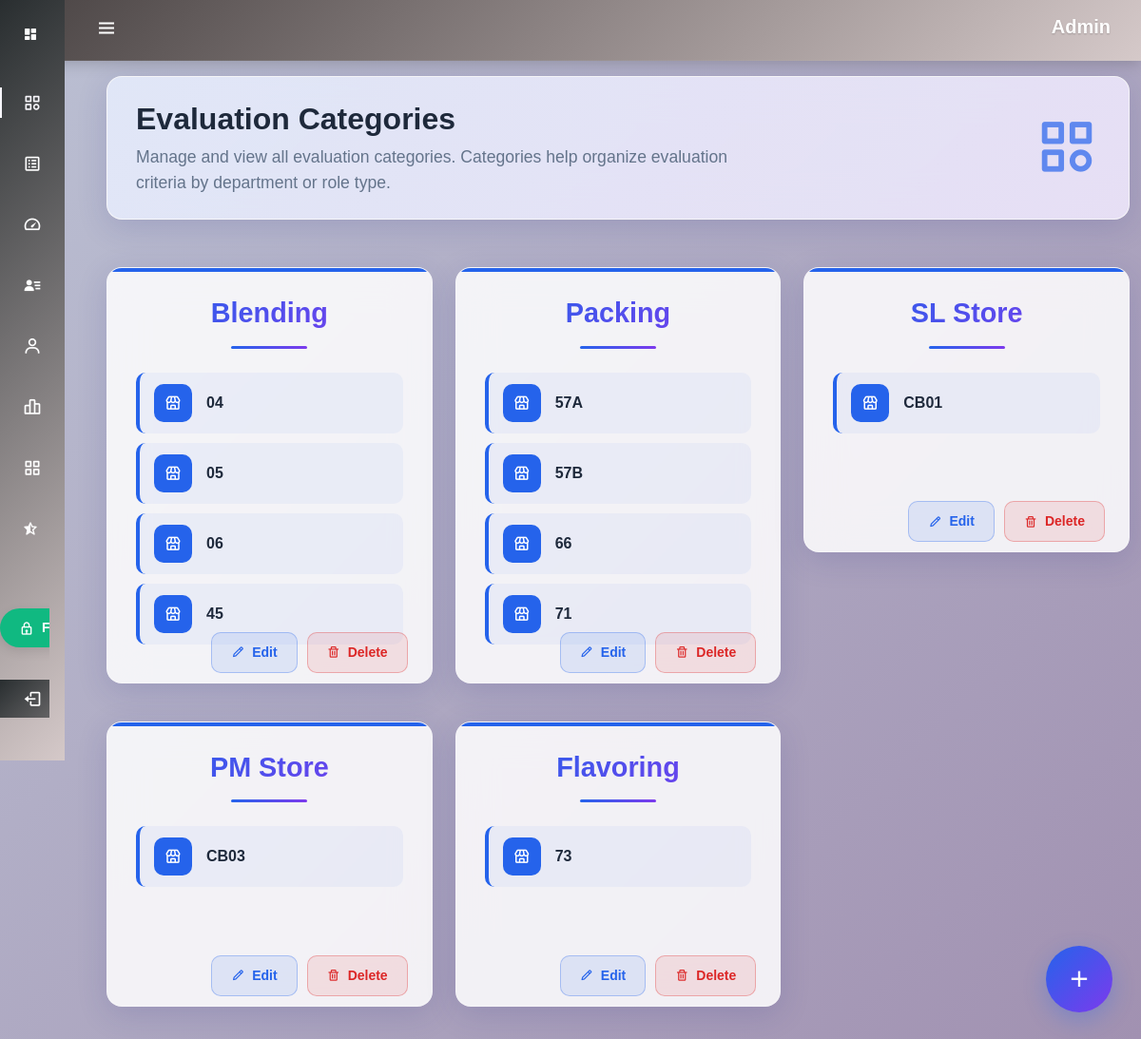
/Categories.php (signed in), run on the app's committed database.
### tables this page shows
CREATE TABLE `system_settings` (
  `id` int(11) NOT NULL DEFAULT 1,
  `evaluation_frozen` enum('0','1') DEFAULT '0',
  `created_at` timestamp NOT NULL DEFAULT current_timestamp(),
  `updated_at` timestamp NOT NULL DEFAULT current_timestamp() ON UPDATE current_timestamp()
);

CREATE TABLE `category` (
  `category_id` int(11) NOT NULL,
  `category_name` varchar(10) NOT NULL,
  `store_1` varchar(10) NOT NULL,
  `store_2` varchar(10) DEFAULT NULL,
  `store_3` varchar(10) DEFAULT NULL,
  `store_4` varchar(10) DEFAULT NULL,
  `store_5` varchar(10) DEFAULT NULL,
  `store_6` varchar(10) DEFAULT NULL
);

### Categories.php (the view, shortened to what this page needs)
<?php
include "config.php";
$freeze_query = "SELECT evaluation_frozen FROM system_settings WHERE id = 1";
$freeze_result = mysqli_query($conn, $freeze_query);
if ($freeze_result && mysqli_num_rows($freeze_result) > 0) {
    $freeze_data = mysqli_fetch_assoc($freeze_result);
    $is_frozen = $freeze_data['evaluation_frozen'];
} else {
    $is_frozen = '0';
}
if (isset($_SESSION["user"])) {
  $sql = "SELECT * FROM category WHERE category_name != 'Common'";
  $result = $conn->query($sql);
?>
  <!DOCTYPE html>
  <html lang="en">
  <head>
    <link rel="stylesheet" href="https://cdn.jsdelivr.net/npm/bootstrap@5.0.0-beta1/dist/css/bootstrap.min.css" />
    <link rel="stylesheet" href="https://cdn.jsdelivr.net/npm/bootstrap@5.0.0-beta1/dist/js/bootstrap.bundle.min.js" />
    <link rel="stylesheet" href="https://cdnjs.cloudflare.com/ajax/libs/jquery/3.2.1/jquery.min.js" />
    <link rel="stylesheet" href="https://cdn.jsdelivr.net/npm/boxicons@latest/css/boxicons.min.css" />
    <link rel="stylesheet" href="https://cdnjs.cloudflare.com/ajax/libs/font-awesome/6.4.0/css/all.min.css" />
    <link rel="stylesheet" href="./style.css" />
  </head>
  <body id="body-pd" class="content <?php if ($_SESSION['isAdmin']) {
                                      echo "Admin";
                                    } else if ($_SESSION["isEvaluator"]) {
                                      echo "Evaluator";
                                    } else {
                                      echo "Guest";
                                    } ?>">
    <header class="header <?php if ($_SESSION['isAdmin']) {
                            echo "Admin";
                          } else if ($_SESSION["isEvaluator"]) {
                            echo "Evaluator";
                          } else {
                            echo "Guest";
                          } ?>" id="header">
      <div class="header_toggle"> <i class='bx bx-menu' id="header-toggle"></i> </div>
      <?php if (isset($_SESSION["user"])) { ?>
        <h5 style="font-weight: bold; text-transform: capitalize;"><?php echo $_SESSION["user"]; ?></h5>
      <?php } else { ?>
        <div class="header_img"> <a href="./signin.php"><i class='bx bxs-user nav_icon' style="padding: 1vh;"></i></a> </div>
      <?php } ?>
    </header>
    <div class="l-navbar <?php if ($_SESSION['isAdmin']) {
                            echo "Admin";
                          } else if ($_SESSION["isEvaluator"]) {
                            echo "Evaluator";
                          } else {
                            echo "Guest";
                          } ?>" id="nav-bar">
      <nav class="nav">
        <div>
          <a href="./index.php" class="nav_logo" style="color: #ffffff; font-weight: bold;">
            <i class='bx bxs-dashboard me-2'></i>
          </a>
          <div class="nav_list">
            <a href="./Categories.php" class="nav_link active"> <i class='bx bx-category nav_icon'></i> <span class="nav_name">Categories</span> </a>
            <a href="./AttributeCategories.php" class="nav_link"> <i class='bx bx-spreadsheet nav_icon'></i> <span class="nav_name">Attributes</span> </a>
            <a href="./ScoringMethods.php" class="nav_link"> <i class='bx bx-tachometer nav_icon'></i> <span class="nav_name">Marking Schemes</span> </a>
            <a href="./Evaluators.php" class="nav_link"> <i class='bx bxs-user-detail nav_icon'></i> <span class="nav_name">Evaluators</span> </a>
            <a href="./Employees.php" class="nav_link"> <i class='bx bx-user nav_icon'></i><span class="nav_name">Evaluatees</span> </a>
            <?php if ($is_frozen == '1'): ?>
              <a href="javascript:void(0)" class="nav_link disabled" onclick="alert('Evaluation system is currently frozen. Please contact administrator.')">
                <i class='bx bx-bar-chart-alt-2 nav_icon'></i>
                <span class="nav_name">Evaluate by Individual <small class="text-danger">(Frozen)</small></span>
              </a>
              <a href="javascript:void(0)" class="nav_link disabled" onclick="alert('Evaluation system is currently frozen. Please contact administrator.')">
                <i class='bx bx-grid-alt nav_icon'></i>
                <span class="nav_name">Evaluate by Warehouse <small class="text-danger">(Frozen)</small></span>
              </a>
            <?php else: ?>
              <a href="./namely_evaluation.php" class="nav_link"> <i class='bx bx-bar-chart-alt-2 nav_icon'></i> <span class="nav_name">Evaluate by Individual</span> </a>
              <a href="./Warehouses.php" class="nav_link"> <i class='bx bx-grid-alt nav_icon'></i> <span class="nav_name">Evaluate by Warehouse</span> </a>
            <?php endif; ?>
            <a href="./periodRatings.php" class="nav_link"> <i class='bx bxs-star-half'></i> <span class="nav_name">Results & Grading</span> </a>
          </div>
        </div>
        <div>
          <?php if ($_SESSION['isAdmin']): ?>
            <form method="POST" action="index.php" style="margin-bottom: 10px;">
              <button type="submit" name="toggle_freeze" class="nav_link freeze-btn <?php echo $is_frozen == '1' ? 'frozen' : 'unfrozen'; ?>" style="border: none; width: 100%;">
                <i class='bx <?php echo $is_frozen == '1' ? 'bx-lock-open' : 'bx-lock'; ?>'></i>
                <span class="nav_name"><?php echo $is_frozen == '1' ? 'Unfreeze System' : 'Freeze System'; ?></span>
              </button>
            </form>
          <?php endif; ?>
          <form enctype="multipart/form-data" action="<?php echo htmlspecialchars($_SERVER["PHP_SELF"]); ?>" method="POST">
            <button type="submit" name="signout" class="nav_link <?php if ($_SESSION['isAdmin']) {
                                                                    echo "Admin";
                                                                  } else if ($_SESSION["isEvaluator"]) {
                                                                    echo "Evaluator";
                                                                  } else {
                                                                    echo "Guest";
                                                                  } ?>" style="background-color: #666; border: none; width: 100%;">
              <i class='bx bx-log-out nav_icon'></i>
            </button>
          </form>
        </div>
      </nav>
    </div>
    <div class="height-100 container mt-5 mb-3" style="padding-top: 2vh;">
      <div class="page-header">
        <div class="row align-items-center">
          <div class="col-md-8">
            <h2>Evaluation Categories</h2>
            <p>Manage and view all evaluation categories. Categories help organize evaluation criteria by department or role type.</p>
          </div>
          <div class="col-md-4 text-end">
            <i class='bx bx-category' style="font-size: 70px; color: var(--primary-color); opacity: 0.7;"></i>
          </div>
        </div>
      </div>
      <?php if ($result->num_rows > 0) { ?>
        <div class="row">
          <?php while ($row = $result->fetch_assoc()) { ?>
            <div class="col-md-4">
              <div class="category-card">
                <div class="category-header">
                  <h3 class="category-title"><?php echo $row['category_name'] ?></h3>
                </div>
                <div class="stores-container">
                  <?php
                  $stores = [
                    'store_1' => $row['store_1'],
                    'store_2' => $row['store_2'],
                    'store_3' => $row['store_3'],
                    'store_4' => $row['store_4'],
                    'store_5' => $row['store_5'],
                    'store_6' => $row['store_6']
                  ];
                  foreach ($stores as $storeKey => $storeValue) {
                    if (!empty($storeValue)) { ?>
                      <div class="store-item">
                        <div class="store-icon">
                          <i class='bx bx-store'></i>
                        </div>
                        <div class="store-name"><?php echo $storeValue; ?></div>
                      </div>
                    <?php }
                  } ?>
                </div>
                <?php if ($_SESSION["isAdmin"]) { ?>
                  <div class="action-buttons">
                    <a href="./category.php?id=<?php echo $row['category_id'] ?>" class="btn-edit">
                      <i class='bx bx-pencil'></i> Edit
                    </a>
                    <a href="./delete.php?catId=<?php echo $row['category_id'] ?>" class="btn-delete">
                      <i class='bx bx-trash'></i> Delete
                    </a>
                  </div>
                <?php } ?>
              </div>
            </div>
          <?php } ?>
        </div>
      <?php } ?>
    </div>
    <?php if ($_SESSION["isAdmin"]) { ?>
      <a href="./category.php" class="floating-add-btn <?php if ($_SESSION['isAdmin']) {
                                                          echo "Admin";
                                                        } else if ($_SESSION["isEvaluator"]) {
                                                          echo "Evaluator";
                                                        } else {
                                                          echo "Guest";
                                                        } ?>">
        <i class='bx bx-plus'></i>
      </a>
    <?php } ?>
  </body>
  </html>
<?php } else {
  header("location: signin.php");
} ?>

### style.css (style rules this page uses)
:root { --header-height: 3rem; --nav-width: 68px; --first-color: #ffffff; --first-color-light: #ffffff; --white-color: #F7F6FB; --body-font: "Calibri", sans-serif; --normal-font-size: 1rem; --z-fixed: 100; }
.content.Admin { position: relative; font-family: var(--body-font); font-size: var(--normal-font-size); transition: .5s; background: linear-gradient(135deg, rgb(187, 192, 211) 0%, #a191b1ff 100%); }
.header.Admin { background: linear-gradient(135deg, rgb(72, 66, 66) 0%, #d5c9c9ff 100%) !important; }
.l-navbar.Admin, .nav_link.Admin { background: linear-gradient(135deg, rgb(41, 46, 48) 0%, #d5c9c9ff 100%) !important; }
a { text-decoration: none; }
.header { width: 100%; height: var(--header-height); position: fixed; top: 0; left: 0; display: flex; align-items: center; justify-content: space-between; padding: 0 1rem; background-color: var(--white-color); z-index: var(--z-fixed); transition: .5s; }
.header_toggle { color: var(--first-color); font-size: 1.5rem; cursor: pointer; }
.l-navbar { position: fixed; top: 0; left: -30%; width: var(--nav-width); height: 100vh; background-color: var(--first-color); padding: .5rem 1rem 0 0; transition: .5s; z-index: var(--z-fixed); }
.nav { height: 100%; display: flex; flex-direction: column; justify-content: space-between; overflow: hidden; }
.nav_logo, .nav_link { display: grid; grid-template-columns: max-content max-content; align-items: center; column-gap: 1rem; padding: .5rem 0 .5rem 1.5rem; }
.nav_logo { margin-bottom: 2rem; }
.nav_link { position: relative; color: var(--first-color-light); margin-bottom: 1.5rem; transition: .3s; }
.nav_icon { font-size: 1.25rem; }
.active { color: var(--white-color); }
.active::before { content: ''; position: absolute; left: 0; width: 2px; height: 32px; background-color: var(--white-color); }
.height-100 { height: auto; }
@media screen and (min-width: 768px) { body { margin: calc(var(--header-height) + 1rem) 0 0 0; padding-left: calc(var(--nav-width) + 2rem); } }
@media screen and (min-width: 768px) { .header { height: calc(var(--header-height) + 1rem); padding: 0 2rem 0 calc(var(--nav-width) + 2rem); } }
@media screen and (min-width: 768px) { .l-navbar { left: 0; padding: 1rem 1rem 0 0; } }
a { color: #333333; }

### data on the page
category: category_name "Blending", store_1 "04", store_2 "05", store_3 "06", store_4 "45"
category: category_name "Packing", store_1 "57A", store_2 "57B", store_3 "66", store_4 "71"
category: category_name "SL Store", storeValue "CB01"
category: category_name "PM Store", storeValue "CB03"
category: category_name "Flavoring", storeValue "73"

### other printed values
$_SESSION["user"] "Admin"
